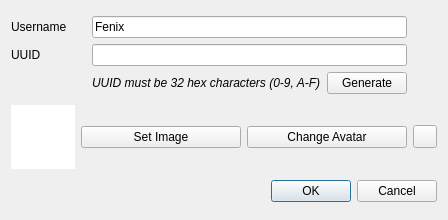
<?xml version="1.0" encoding="UTF-8"?>
<ui version="4.0">
 <class>NewUserDialog</class>
 <widget class="QDialog" name="NewUserDialog">
  <property name="geometry">
   <rect>
    <x>0</x>
    <y>0</y>
    <width>448</width>
    <height>220</height>
   </rect>
  </property>
  <property name="windowTitle">
   <string>New User</string>
  </property>
  <layout class="QGridLayout" name="gridLayout_2">
   <item row="2" column="1" colspan="3">
    <widget class="QDialogButtonBox" name="buttonBox">
     <property name="orientation">
      <enum>Qt::Orientation::Horizontal</enum>
     </property>
     <property name="standardButtons">
      <set>QDialogButtonBox::StandardButton::Cancel|QDialogButtonBox::StandardButton::Ok</set>
     </property>
    </widget>
   </item>
   <item row="1" column="2">
    <widget class="QPushButton" name="setAvatar">
     <property name="text">
      <string>Change Avatar</string>
     </property>
    </widget>
   </item>
   <item row="1" column="1">
    <widget class="QPushButton" name="selectImage">
     <property name="text">
      <string>Set Image</string>
     </property>
    </widget>
   </item>
   <item row="1" column="3">
    <widget class="QToolButton" name="revert">
     <property name="text">
      <string/>
     </property>
    </widget>
   </item>
   <item row="0" column="0" colspan="4">
    <layout class="QGridLayout" name="gridLayout">
     <item row="1" column="0">
      <widget class="QLabel" name="label">
       <property name="text">
        <string>UUID</string>
       </property>
      </widget>
     </item>
     <item row="0" column="1" colspan="2">
      <widget class="QLineEdit" name="username">
       <property name="text">
        <string>Fenix</string>
       </property>
      </widget>
     </item>
     <item row="1" column="1" colspan="2">
      <widget class="QLineEdit" name="uuid"/>
     </item>
     <item row="0" column="0">
      <widget class="QLabel" name="label_2">
       <property name="text">
        <string>Username</string>
       </property>
      </widget>
     </item>
     <item row="2" column="1">
      <widget class="QLabel" name="label_3">
       <property name="font">
        <font>
         <italic>true</italic>
        </font>
       </property>
       <property name="text">
        <string>UUID must be 32 hex characters (0-9, A-F)</string>
       </property>
      </widget>
     </item>
     <item row="2" column="2">
      <widget class="QPushButton" name="generate">
       <property name="text">
        <string>Generate</string>
       </property>
      </widget>
     </item>
     <item row="1" column="3">
      <widget class="QLabel" name="uuidVerified">
       <property name="sizePolicy">
        <sizepolicy hsizetype="Fixed" vsizetype="Preferred">
         <horstretch>0</horstretch>
         <verstretch>0</verstretch>
        </sizepolicy>
       </property>
       <property name="minimumSize">
        <size>
         <width>24</width>
         <height>0</height>
        </size>
       </property>
      </widget>
     </item>
     <item row="0" column="3">
      <widget class="QLabel" name="usernameVerified">
       <property name="text">
        <string/>
       </property>
      </widget>
     </item>
    </layout>
   </item>
   <item row="1" column="0">
    <widget class="QGraphicsView" name="image">
     <property name="sizePolicy">
      <sizepolicy hsizetype="Expanding" vsizetype="Expanding">
       <horstretch>0</horstretch>
       <verstretch>0</verstretch>
      </sizepolicy>
     </property>
     <property name="minimumSize">
      <size>
       <width>64</width>
       <height>64</height>
      </size>
     </property>
     <property name="maximumSize">
      <size>
       <width>64</width>
       <height>64</height>
      </size>
     </property>
     <property name="frameShape">
      <enum>QFrame::Shape::NoFrame</enum>
     </property>
     <property name="frameShadow">
      <enum>QFrame::Shadow::Plain</enum>
     </property>
     <property name="verticalScrollBarPolicy">
      <enum>Qt::ScrollBarPolicy::ScrollBarAlwaysOff</enum>
     </property>
     <property name="horizontalScrollBarPolicy">
      <enum>Qt::ScrollBarPolicy::ScrollBarAlwaysOff</enum>
     </property>
     <property name="interactive">
      <bool>false</bool>
     </property>
    </widget>
   </item>
  </layout>
 </widget>
 <resources/>
 <connections>
  <connection>
   <sender>buttonBox</sender>
   <signal>accepted()</signal>
   <receiver>NewUserDialog</receiver>
   <slot>accept()</slot>
   <hints>
    <hint type="sourcelabel">
     <x>248</x>
     <y>254</y>
    </hint>
    <hint type="destinationlabel">
     <x>157</x>
     <y>274</y>
    </hint>
   </hints>
  </connection>
  <connection>
   <sender>buttonBox</sender>
   <signal>rejected()</signal>
   <receiver>NewUserDialog</receiver>
   <slot>reject()</slot>
   <hints>
    <hint type="sourcelabel">
     <x>316</x>
     <y>260</y>
    </hint>
    <hint type="destinationlabel">
     <x>286</x>
     <y>274</y>
    </hint>
   </hints>
  </connection>
 </connections>
</ui>
